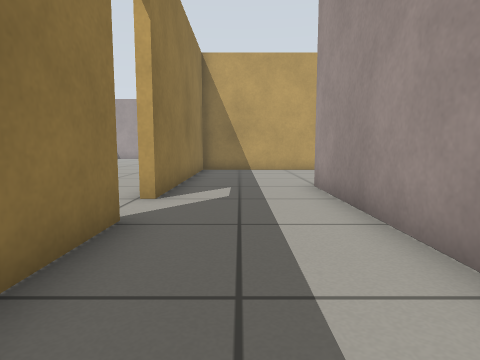
View 1 (above)

20 first-person views from a walk through a robot-simulator world made for Gazebo. The camera is 0.5 m above the floor, tilts 6° down and sees 75° across. The floor is counted in squares, 0.5 m on a side. Each view is taken from the middle of a square. On the plan, view 1 faces up. The plan holds only what a view shows up to about 12 squares ahead; the rest is blank. Gazebo's built-in surfaces are drawn with simple patterns.

View 2
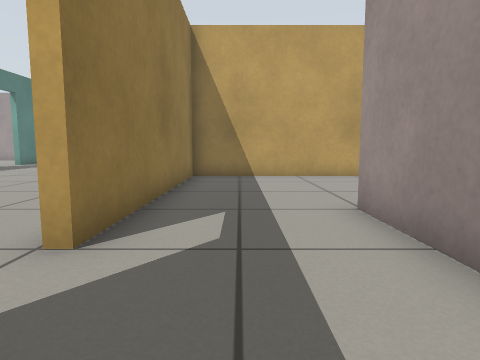

View 3
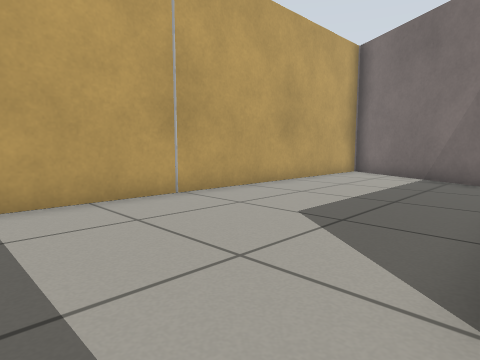

View 4
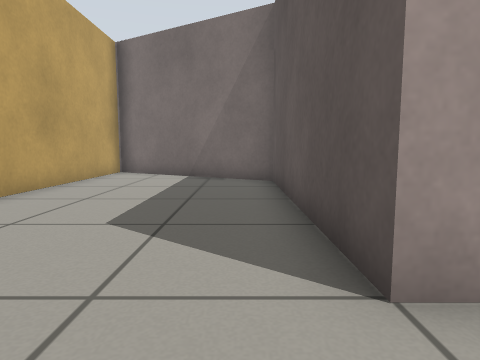

View 5
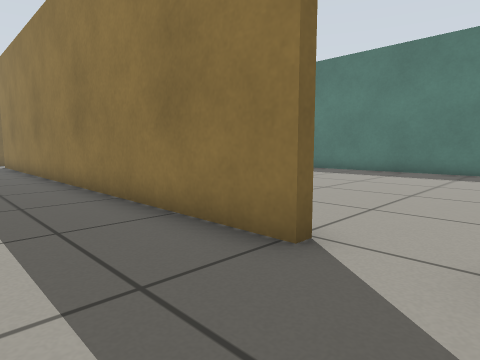

View 6
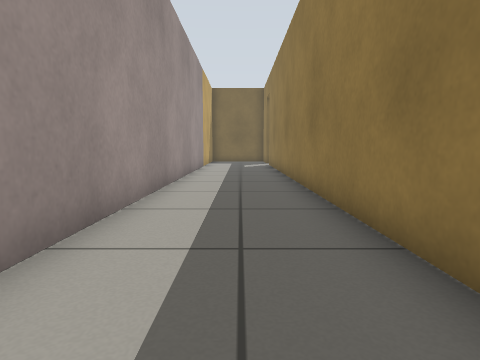

View 7
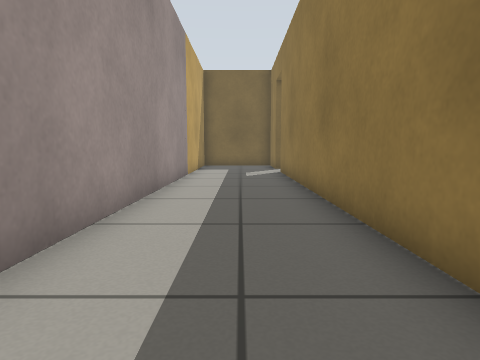

View 8
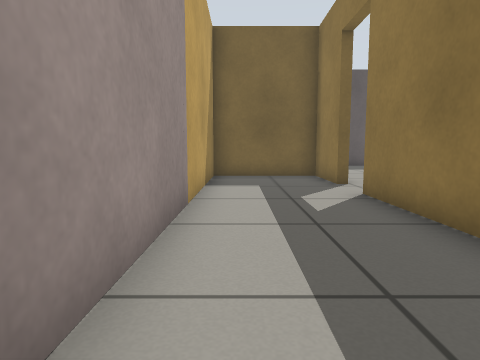

View 9
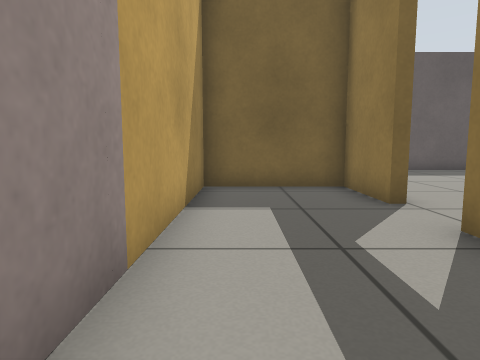

View 10
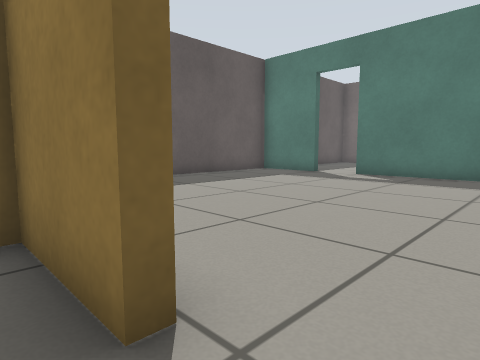

View 11
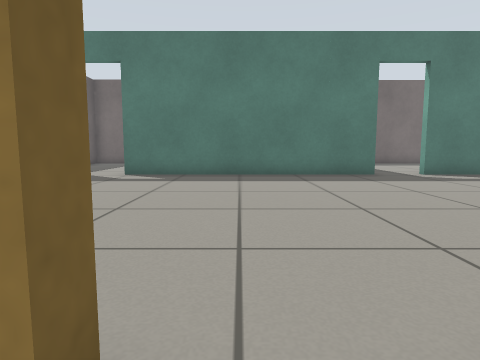

View 12
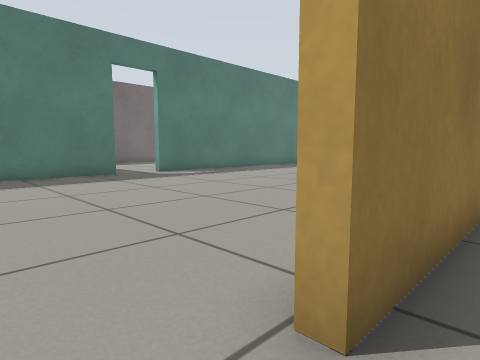

View 13
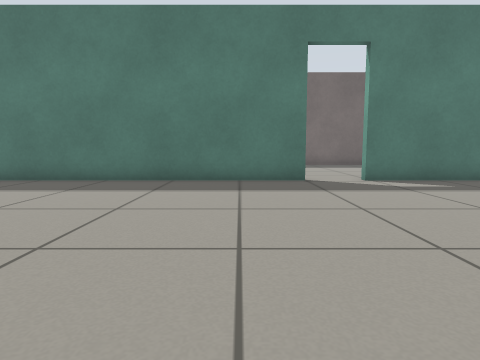

View 14
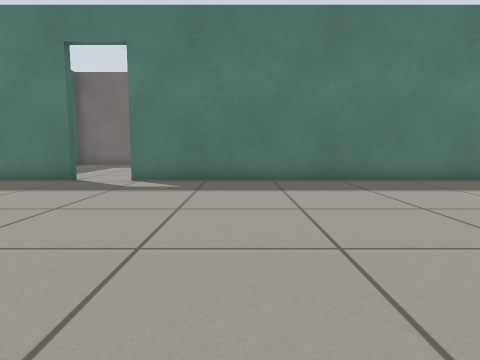

View 15
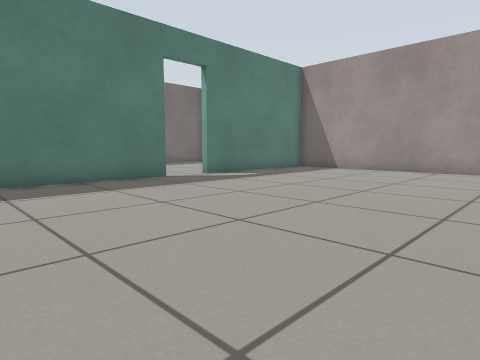

View 16
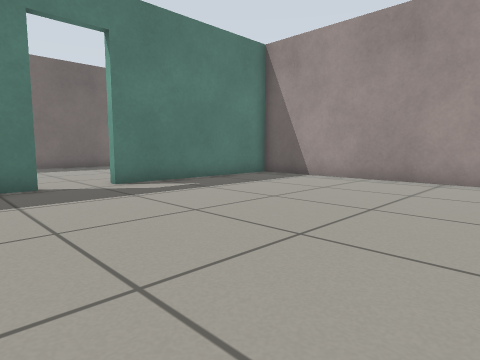

View 17
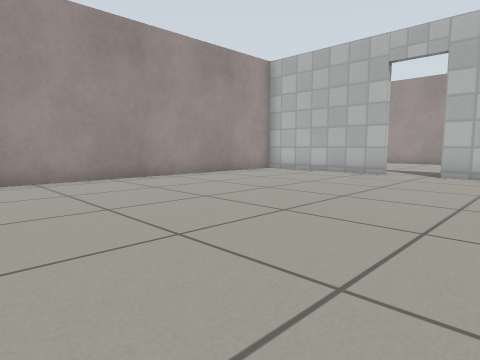

View 18
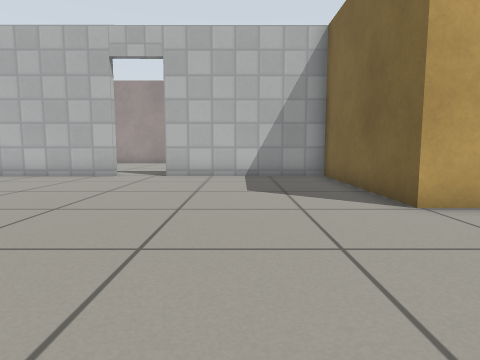

View 19
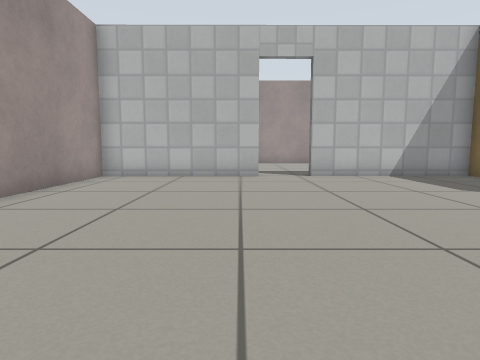

View 20
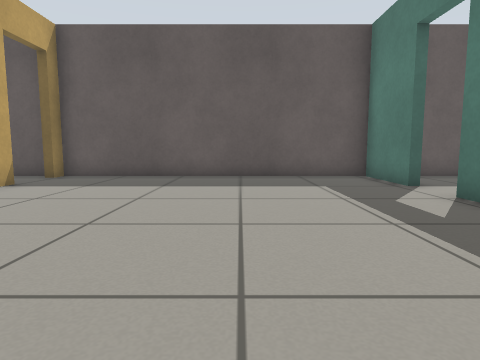

### Floor plan
Points are (right, up) in squares from view 1. A wall is a line through its corners. A room is listed if a view was taken in it or the views show most of it. See-through windows are left out.
Room 1 (views 1, 2, 3, 4, 5, 6, 7, 8, 9, 10, 11, 12)
walls: (-1.6, 4.2) (-1.6, -12.8); (12.4, 13.8) (-1.6, 13.8) (-1.6, 5.9); (-1.6, -14.4) (-1.6, -16.9) (1.9, -16.9) (1.9, 8) (9.2, 8) (12.4, 13.6)
ways out: open door at (-2, -13.5) to room 2; open door at (-2, 5.5) to room 2
Room 2 (views 13, 14, 15, 16, 17, 18, 19, 20)
walls: (-12.3, 6) (-12.3, -3.2); (-1.9, 13) (-1.9, 14.1) (3.8, 14.1) (3.8, 19.6); (-12.3, -5.2) (-12.3, -7.4); (-12.3, 18.9) (-12.3, 7.8); (-12.3, -9) (-12.3, -18.2); (3.8, 21.2) (3.8, 26.7) (-11.8, 26.7); (-12.3, 26.1) (-12.3, 20.5); (-1.9, -20.4) (-1.9, -19.8); (-12.3, -20) (-12.3, -22.7) (-1.9, -22.7) (-1.9, -22.1)
ways out: open door at (-2, -13.5) to room 1; open door at (-2, 5.5) to room 1; open door at (-12.3, -19.3); open door at (-12.3, -8.3); open door at (-12.3, 6.7); open door at (-12.3, 19.7); open door at (-2, -21.5); open door at (4, 20.5)

Where each view was taken, in squares from view 1:
view 1: 0 up, 0 right, facing up
view 2: 3 up, 0 right, facing up
view 3: 8 up, 0 right, facing up-right
view 4: 9 up, 0 right, facing right
view 5: 6 up, 1 right, facing down-left
view 6: 5 up, 0 right, facing down
view 7: 0 up, 0 right, facing down
view 8: 6 down, 1 right, facing down
view 9: 9 down, 1 right, facing down
view 10: 13 down, 1 left, facing down-left
view 11: 14 down, 1 left, facing left
view 12: 14 down, 1 left, facing up-left
view 13: 4 up, 3 left, facing left
view 14: 11 up, 3 left, facing left
view 15: 13 up, 3 left, facing up-left
view 16: 17 up, 4 left, facing up-left
view 17: 17 up, 8 left, facing up-right
view 18: 17 up, 7 left, facing right
view 19: 22 up, 7 left, facing right
view 20: 12 down, 8 left, facing down
